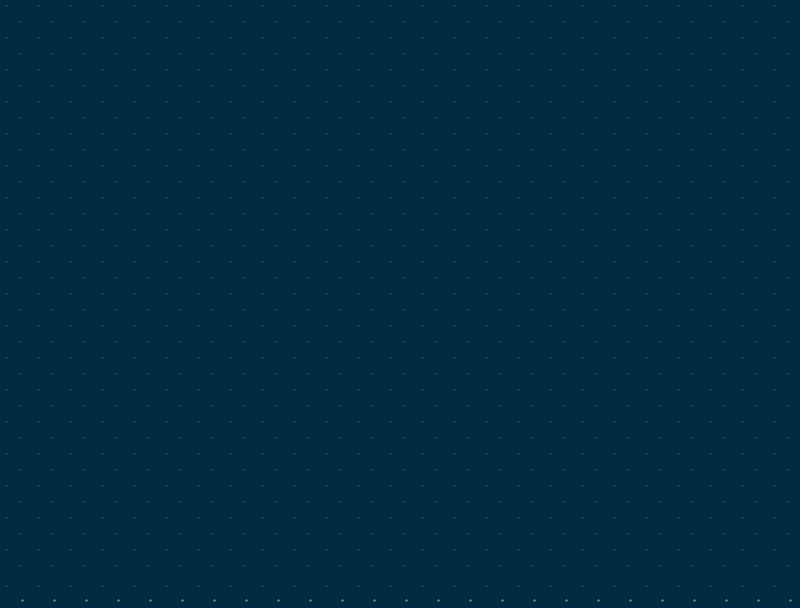

A level layout from a 2D game, rendered from its tile map. Below: a short description, then the map file with its tile-grid data intact:
An orthogonal 25x19 tile map with 32x32 px tiles, 1 tile layer (Tile Layer 1).

<map version="1.10" tiledversion="1.11.2" orientation="orthogonal" renderorder="right-down" width="25" height="19" tilewidth="32" tileheight="32" infinite="0" nextlayerid="3" nextobjectid="1">
 <tileset firstgid="1" name="SpaceInvaders_Background" tilewidth="64" tileheight="64" tilecount="1" columns="1">
  <image source="Sprites/SpaceInvaders_Background.png" width="64" height="64" />
 </tileset>
 <layer id="1" name="Tile Layer 1" width="25" height="19">
  <data encoding="csv">
1,1,1,1,1,1,1,1,1,1,1,1,1,1,1,1,1,1,1,1,1,1,1,1,1,
1,1,1,1,1,1,1,1,1,1,1,1,1,1,1,1,1,1,1,1,1,1,1,1,1,
1,1,1,1,1,1,1,1,1,1,1,1,1,1,1,1,1,1,1,1,1,1,1,1,1,
1,1,1,1,1,1,1,1,1,1,1,1,1,1,1,1,1,1,1,1,1,1,1,1,1,
1,1,1,1,1,1,1,1,1,1,1,1,1,1,1,1,1,1,1,1,1,1,1,1,1,
1,1,1,1,1,1,1,1,1,1,1,1,1,1,1,1,1,1,1,1,1,1,1,1,1,
1,1,1,1,1,1,1,1,1,1,1,1,1,1,1,1,1,1,1,1,1,1,1,1,1,
1,1,1,1,1,1,1,1,1,1,1,1,1,1,1,1,1,1,1,1,1,1,1,1,1,
1,1,1,1,1,1,1,1,1,1,1,1,1,1,1,1,1,1,1,1,1,1,1,1,1,
1,1,1,1,1,1,1,1,1,1,1,1,1,1,1,1,1,1,1,1,1,1,1,1,1,
1,1,1,1,1,1,1,1,1,1,1,1,1,1,1,1,1,1,1,1,1,1,1,1,1,
1,1,1,1,1,1,1,1,1,1,1,1,1,1,1,1,1,1,1,1,1,1,1,1,1,
1,1,1,1,1,1,1,1,1,1,1,1,1,1,1,1,1,1,1,1,1,1,1,1,1,
1,1,1,1,1,1,1,1,1,1,1,1,1,1,1,1,1,1,1,1,1,1,1,1,1,
1,1,1,1,1,1,1,1,1,1,1,1,1,1,1,1,1,1,1,1,1,1,1,1,1,
1,1,1,1,1,1,1,1,1,1,1,1,1,1,1,1,1,1,1,1,1,1,1,1,1,
1,1,1,1,1,1,1,1,1,1,1,1,1,1,1,1,1,1,1,1,1,1,1,1,1,
1,1,1,1,1,1,1,1,1,1,1,1,1,1,1,1,1,1,1,1,1,1,1,1,1,
1,1,1,1,1,1,1,1,1,1,1,1,1,1,1,1,1,1,1,1,1,1,1,1,1
</data>
 </layer>
</map>
